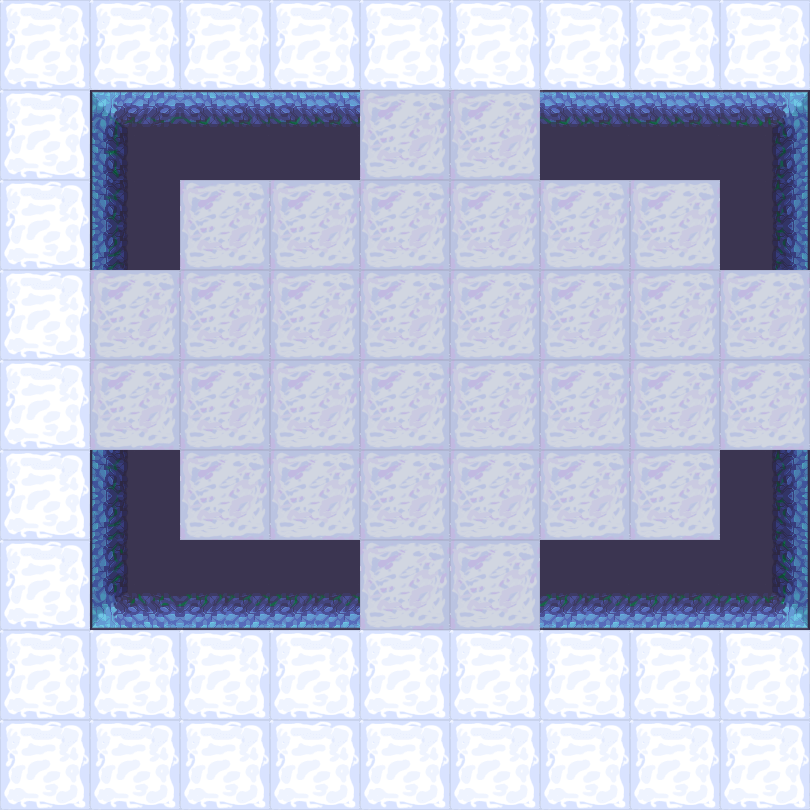

Rendered tile map (Tiled .tmx) drawn with the repository's tilesets; below, a short description and the map source with its tile grids summarised:
An orthogonal 9x9 tile map with 90x90 px tiles, 2 tile layers (地形, 障碍) and 48 objects (12x saveSelf, 10x map, 8x coalDoor, 6x playerPos, 6x coal, ...).

<map version="1.5" tiledversion="1.7.2" orientation="orthogonal" renderorder="right-down" width="9" height="9" tilewidth="90" tileheight="90" infinite="0" nextlayerid="4" nextobjectid="67">
 <properties>
  <property name="LRoR" type="int" value="0" />
 </properties>
 <tileset firstgid="1" name="1" tilewidth="90" tileheight="90" tilecount="100" columns="10">
  <image source="2.png" trans="ff00ff" width="900" height="900" />
 </tileset>
 <layer id="1" name="地形" width="9" height="9">
  <data>[81 cells, 81 non-empty, 2 distinct tile ids]</data>
 </layer>
 <layer id="2" name="障碍" width="9" height="9">
  <data>[81 cells, 16 non-empty, 8 distinct tile ids]</data>
 </layer>
 <objectgroup id="3" name="对象">
  <object id="3" name="coalDoor" x="360" y="90" width="90" height="90">
   <properties>
    <property name="LorR" type="int" value="1" />
    <property name="id" type="int" value="1" />
    <property name="motion" type="int" value="4" />
    <property name="rotate" type="int" value="0" />
   </properties>
  </object>
  <object id="9" name="playerPos" x="180" y="180" width="90" height="90" />
  <object id="10" name="coal" x="270" y="180" width="90" height="90" />
  <object id="11" name="playerPos" x="540" y="180" width="90" height="90" />
  <object id="12" name="coal" x="630" y="180" width="90" height="90" />
  <object id="13" name="playerPos" x="360" y="270" width="90" height="90" />
  <object id="14" name="coal" x="450" y="270" width="90" height="90" />
  <object id="15" name="playerPos" x="360" y="360" width="90" height="90" />
  <object id="16" name="coal" x="450" y="360" width="90" height="90" />
  <object id="17" name="coal" x="270" y="450" width="90" height="90" />
  <object id="18" name="playerPos" x="540" y="450" width="90" height="90" />
  <object id="19" name="coal" x="630" y="450" width="90" height="90" />
  <object id="20" name="playerPos" x="180" y="450" width="90" height="90" />
  <object id="21" name="switch" x="270" y="630" width="90" height="90" />
  <object id="39" name="switch" x="270" y="0" width="90" height="90" />
  <object id="22" name="switch" x="540" y="630" width="90" height="90" />
  <object id="40" name="switch" x="540" y="0" width="90" height="90" />
  <object id="41" name="light" x="630" y="270" width="90" height="90" />
  <object id="42" name="light" x="270" y="270" width="90" height="90" />
  <object id="32" name="coalDoor" x="450" y="90" width="90" height="90">
   <properties>
    <property name="LorR" type="int" value="2" />
    <property name="id" type="int" value="1" />
    <property name="motion" type="int" value="2" />
    <property name="rotate" type="int" value="0" />
   </properties>
  </object>
  <object id="33" name="coalDoor" x="720" y="270" width="90" height="90">
   <properties>
    <property name="LorR" type="int" value="2" />
    <property name="id" type="int" value="2" />
    <property name="motion" type="int" value="1" />
    <property name="rotate" type="int" value="90" />
   </properties>
  </object>
  <object id="34" name="coalDoor" x="720" y="360" width="90" height="90">
   <properties>
    <property name="LorR" type="int" value="1" />
    <property name="id" type="int" value="2" />
    <property name="motion" type="int" value="3" />
    <property name="rotate" type="int" value="90" />
   </properties>
  </object>
  <object id="35" name="coalDoor" x="90" y="270" width="90" height="90">
   <properties>
    <property name="LorR" type="int" value="1" />
    <property name="id" type="int" value="4" />
    <property name="motion" type="int" value="1" />
    <property name="rotate" type="int" value="270" />
   </properties>
  </object>
  <object id="43" name="map" x="180" y="270" width="90" height="90" />
  <object id="44" name="map" x="270" y="360" width="90" height="90" />
  <object id="46" name="map" x="630" y="360" width="90" height="90" />
  <object id="47" name="map" x="540" y="360" width="90" height="90" />
  <object id="48" name="map" x="540" y="270" width="90" height="90" />
  <object id="49" name="map" x="450" y="180" width="90" height="90" />
  <object id="50" name="map" x="360" y="180" width="90" height="90" />
  <object id="51" name="map" x="450" y="450" width="90" height="90" />
  <object id="52" name="map" x="360" y="450" width="90" height="90" />
  <object id="45" name="map" x="180" y="360" width="90" height="90" />
  <object id="36" name="coalDoor" x="90" y="360" width="90" height="90">
   <properties>
    <property name="LorR" type="int" value="2" />
    <property name="id" type="int" value="4" />
    <property name="motion" type="int" value="3" />
    <property name="rotate" type="int" value="270" />
   </properties>
  </object>
  <object id="37" name="coalDoor" x="360" y="540" width="90" height="90">
   <properties>
    <property name="LorR" type="int" value="2" />
    <property name="id" type="int" value="3" />
    <property name="motion" type="int" value="4" />
    <property name="rotate" type="int" value="180" />
   </properties>
  </object>
  <object id="38" name="coalDoor" x="450" y="540" width="90" height="90">
   <properties>
    <property name="LorR" type="int" value="1" />
    <property name="id" type="int" value="3" />
    <property name="motion" type="int" value="2" />
    <property name="rotate" type="int" value="180" />
   </properties>
  </object>
  <object id="53" name="saveSelf" x="450" y="0" width="90" height="90" />
  <object id="54" name="saveSelf" x="360" y="0" width="90" height="90" />
  <object id="55" name="saveSelf" x="360" y="630" width="90" height="90" />
  <object id="56" name="saveSelf" x="450" y="630" width="90" height="90" />
  <object id="57" name="saveSelf" x="720" y="630" width="90" height="90" />
  <object id="58" name="saveSelf" x="90" y="630" width="90" height="90" />
  <object id="59" name="saveSelf" x="630" y="630" width="90" height="90" />
  <object id="60" name="saveSelf" x="180" y="630" width="90" height="90" />
  <object id="61" name="saveSelf" x="180" y="0" width="90" height="90" />
  <object id="64" name="saveSelf" x="90" y="0" width="90" height="90" />
  <object id="65" name="saveSelf" x="630" y="0" width="90" height="90" />
  <object id="66" name="saveSelf" x="720" y="0" width="90" height="90" />
 </objectgroup>
</map>
